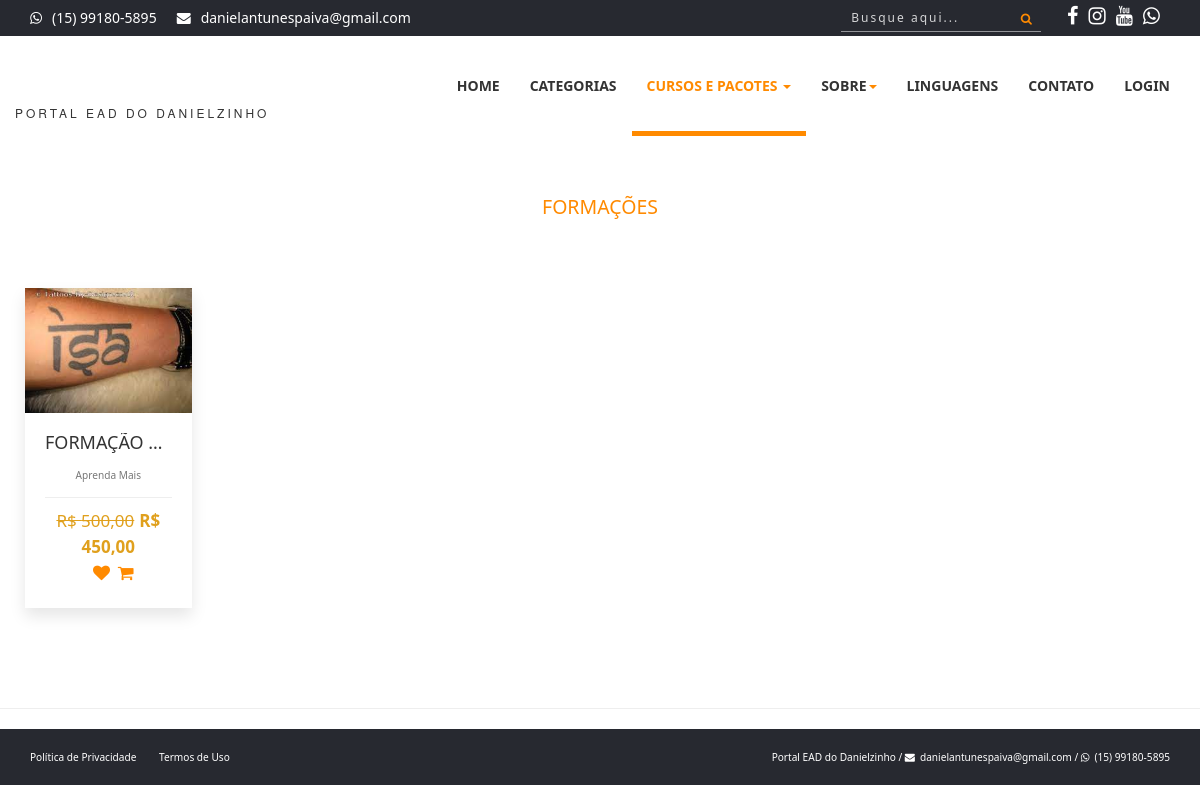
The app's page /formacoes.php, older data.
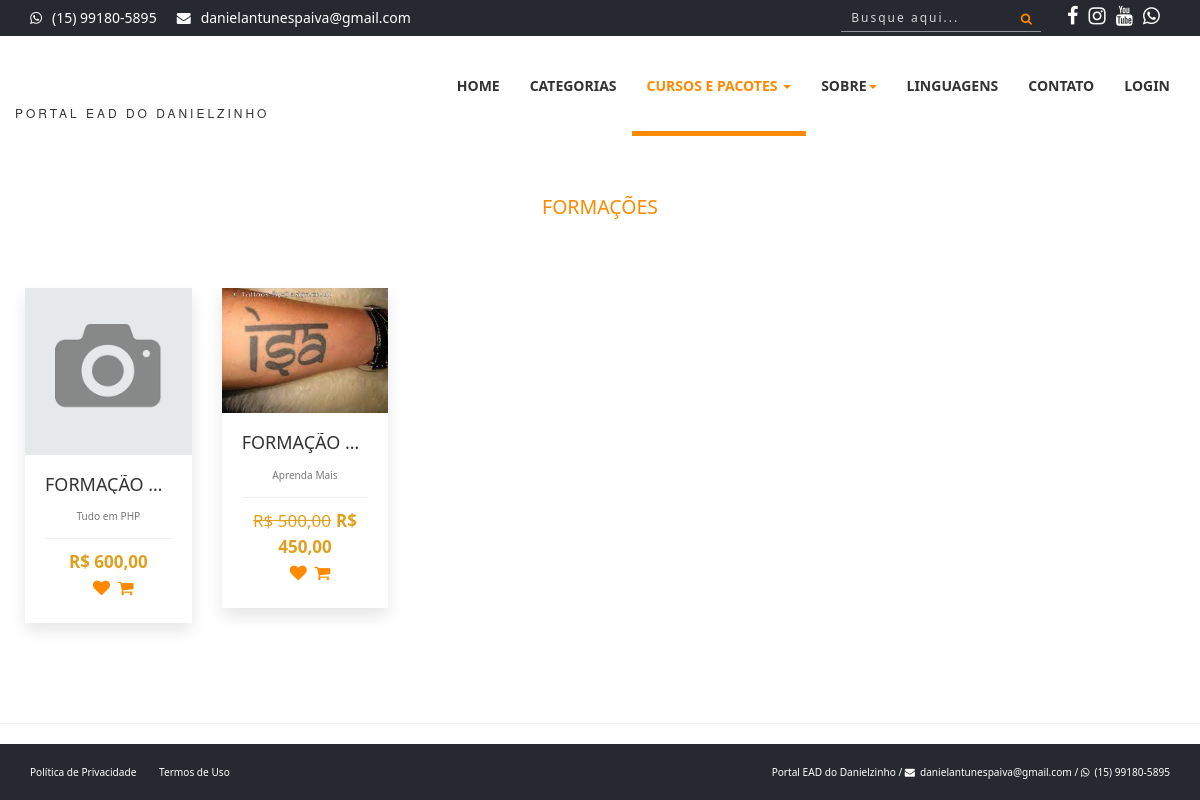
The same page, newer data.
### tables this page shows
CREATE TABLE `pacotes` (
  `id` int(11) NOT NULL,
  `nome` varchar(50) NOT NULL,
  `desc_rapida` varchar(60) NOT NULL,
  `desc_longa` text NOT NULL,
  `valor` decimal(8,2) NOT NULL,
  `professor` int(11) NOT NULL,
  `imagem` varchar(100) NOT NULL,
  `grupo` int(11) NOT NULL,
  `ano` int(11) NOT NULL,
  `palavras` varchar(255) NOT NULL,
  `nome_url` varchar(150) NOT NULL,
  `video` varchar(150) NOT NULL,
  `linguagem` int(11) NOT NULL,
  `promocao` decimal(8,2) NOT NULL,
  `matriculas` int(11) NOT NULL
);

### formacoes.php (the view, shortened to what this page needs)
<?php
require_once('cabecalho.php');
?>
<?php
$query = $pdo->query("SELECT * FROM pacotes WHERE nome LIKE '%Formação%' ORDER BY id desc");
$res = $query->fetchAll(PDO::FETCH_ASSOC);
$total_reg = @count($res);
if ($total_reg > 0) {
?>
    <div class="section-heading text-center" style="margin-top:50px;">
        <div class="col-md-12 col-xs-12">
            <h2><small><span>Formações</span><small></h2>
        </div>
    </div>
    <section id="portfolio">
        <div class="row" style="margin-left:10px; margin-right:10px;">
            <?php
            for ($i = 0; $i < $total_reg; $i++) {
                $nome = $res[$i]['nome'];
                $desc_rapida = $res[$i]['desc_rapida'];
                $valor = $res[$i]['valor'];
                $promocao = $res[$i]['promocao'];
                $foto = $res[$i]['imagem'];
                $url = $res[$i]['nome_url'];
                $valorF = number_format($valor, 2, ',', '.',);
                $promocaoF = number_format($promocao, 2, ',', '.',);
            ?>
                <a href="cursos-do-<?php echo $url ?>" title="Detalhes do Pacote">
                    <div class="col-xs-12 col-sm-4 col-md-2 portfolio-item">
                        <div class="portfolio-one">
                            <div class="portfolio-head">
                                <div class="portfolio-img"><img alt="" src="sistema/painel-admin/img/pacotes/<?php echo $foto ?>"></div>
                            </div>
                            <div class="portfolio-content" align="center">
                                <h5 class="title"><?php echo $nome ?></h5>
                                <p style="margin-top:0px;"><?php echo $desc_rapida ?></p>
                                <div class="product-bottom-details">
                                    <?php
                                    if ($promocao > 0) {
                                    ?>
                                        <div class="product-price"><small>R$ <?php echo $valorF ?></small>R$ <?php echo $promocaoF ?></div>
                                    <?php } else { ?>
                                        <div class="product-price">R$ <?php echo $valorF ?></div>
                                    <?php } ?>
                                    <div class="product-links">
                                        <a href=""><i class="fa fa-heart"></i></a>
                                        <a href=""><i class="fa fa-shopping-cart"></i></a>
                                    </div>
                                </div>
                            </div>
                        </div>
                    </div>
                </a>
            <?php
            }
            ?>
        </div>
    </section>
<?php
} else {
    echo '<p align="center" style="margin-top:100px;">Nenhuma formação cadastrada.</p>';
}
?>
<hr>
<?php
require_once('rodape.php');
?>

Row changes from the older to the newer data that the page shows:
added pacotes: imagem (picture), nome "FORMAÇÃO…", desc_rapida "Tudo em PHP", valor "600,00"
